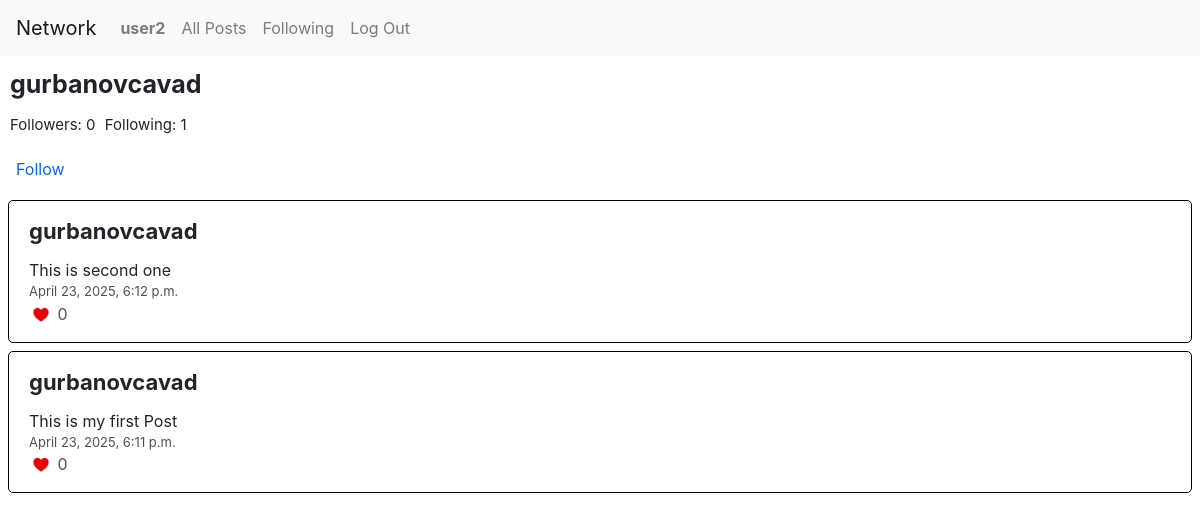
The page /profile/gurbanovcavad/ (signed in) on the database its author committed.
### network/models.py (models this page shows, shortened)
class User(AbstractUser):
    pass

class Post(models.Model):
    owner = models.ForeignKey(User, on_delete=models.CASCADE, related_name="posts")
    body = models.TextField(blank=False, null=False)
    created_at = models.DateTimeField(auto_now_add=True)
    class Meta:
        ordering = ["-created_at"]

### network/views.py (the view)
# urls.py: path("profile/<str:username>/", views.profile, name='profile'),
def profile(request, username):
    user = User.objects.get(username=username)
    posts = user.posts.all()
    followers = user.followers.all().count()
    following = user.following.all().count()
    is_following = Follow.objects.filter(follower=request.user, followee=user).exists()
    context = {
        'us': user,
        'posts': posts,
        'followers': followers,
        'following': following,
        'is_following': is_following,
    }
    return render(request, 'network/profile.html', context)

### network/templates/network/profile.html (shortened to what this page needs)
{% extends 'network/layout.html' %}
{% load static %}
{% block body %}
    <div id="profile">{{us.username}}</div>
    <div id="follow">
        <span id="followers">Followers: {{followers}}</span>
        <span id="following">Following: {{following}}</span>
    </div>
    {% if request.user.id != us.id %}
        <button id="follow_btn">{%if is_following %} Unfollow {% else %} Follow {% endif %}</button>
    {% endif %}
    {% for post in posts %}
        <div>
            <div class="post">
                <div id="username">{{post.owner}}</div>
                <div id="content">{{post.body}}</div>
                <div id="time">{{post.created_at}}</div>
                <div id="likes">
                    <img style="width: 24px; height: 22px; margin-bottom: 3px;" alt="">
                    <span class="like">0</span>
                </div>
            </div>
        </div>
    {% empty %}
        <div style="margin-left: 10px; font-weight: bold; font-size: 25px;">There is no post yet.</div>
    {% endfor %}
{% endblock %}

### network/templates/network/layout.html (shortened to what this page needs)
{% load static %}
<!DOCTYPE html>
<html lang="en">
    <head>
        <link rel="stylesheet" href="https://stackpath.bootstrapcdn.com/bootstrap/4.4.1/css/bootstrap.min.css">
        <link href="{% static 'network/styles.css' %}" rel="stylesheet">
    </head>
    <body>
        <nav class="navbar navbar-expand-lg navbar-light bg-light">
            <a class="navbar-brand" href="{% url 'index' %}">Network</a>
            <div>
              <ul class="navbar-nav mr-auto">
                {% if user.is_authenticated %}
                    <li class="nav-item">
                        <a class="nav-link" href="{% url 'profile' user.username %}"><strong>{{ user.username }}</strong></a>
                    </li>
                {% endif %}
                <li class="nav-item">
                  <a class="nav-link" href="{% url 'all_posts' %}">All Posts</a>
                </li>
                {% if user.is_authenticated %}
                    <li class="nav-item">
                        <a class="nav-link" href="{% url 'following' user.id %}">Following</a>
                    </li>
                    <li class="nav-item">
                        <a class="nav-link" href="{% url 'logout' %}">Log Out</a>
                    </li>
                {% endif %}
              </ul>
            </div>
          </nav>
        <div class="body">
            {% if message %}
                <div style="font-size: 25px; font-weight: bold; margin-left: 10px;">{{message}}</div>
            {% else %}
                {% block body %}
                {% endblock %}
            {% endif %}
        </div>
    </body>
</html>

### network/static/network/styles.css (style rules this page uses)
.post { border: solid black 1px; border-radius: 5px; margin: 8px; padding: 14px 20px; }
#username { font-size: 22px; font-weight: bold; margin-bottom: 10px; }
#time { color: rgb(81, 81, 81); font-size: 13px; }
.like { color: rgb(81, 81, 81); }
#profile { margin: 10px; font-size: 25px; font-weight: bold; }
#follow { margin: 10px; font-size: 15px; }
#following { margin: 5px; }
#follow_btn { margin: 10px; background: none; border: 0px; color: rgb(5, 100, 255); }

### rows shown on the page
User: username "user2"
User: username "gurbanovcavad"
Post: owner "gurbanovcavad", body "This is second one", created_at "April 23, 2025, 6:12 p.m."
Post: owner "gurbanovcavad", body "This is my first Post", created_at "April 23, 2025, 6:11 p.m."

### other values the page prints
{{ followers }} "0"
{{ following }} "1"
